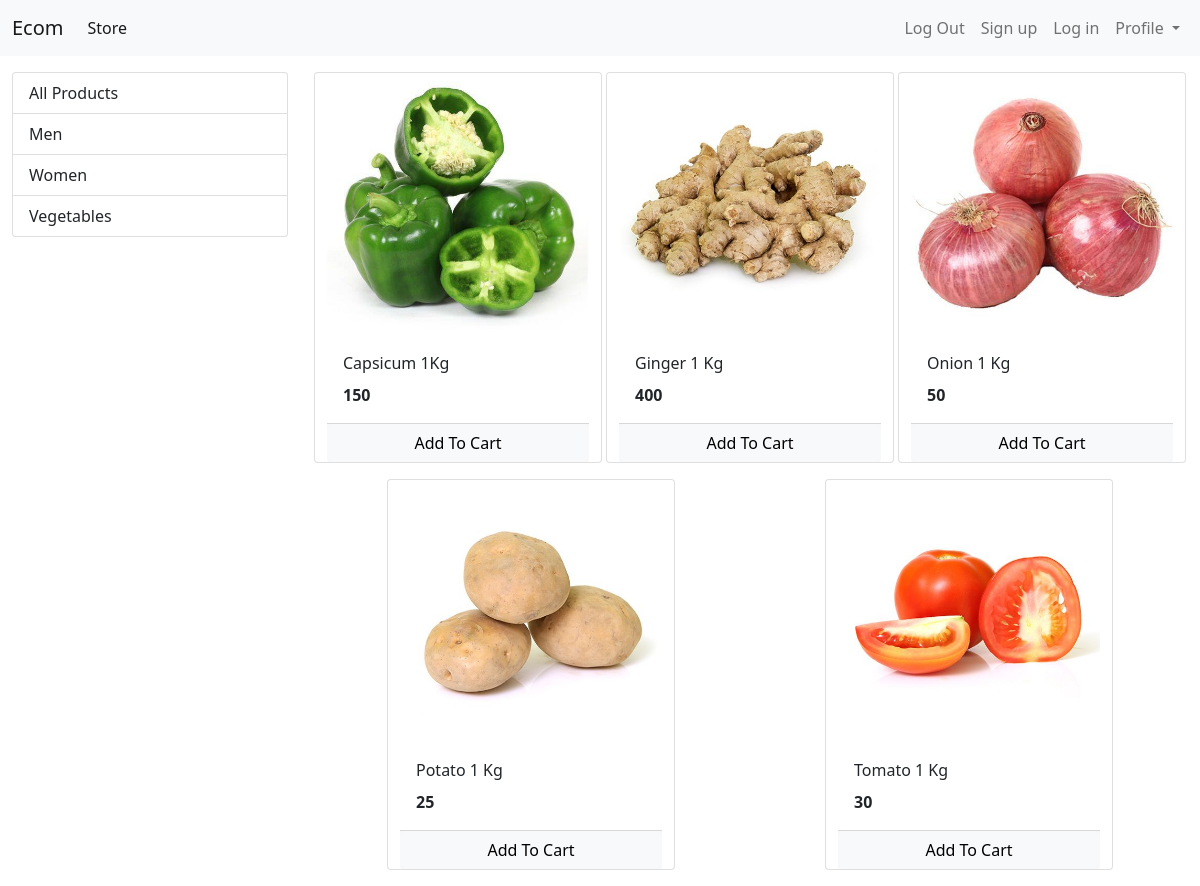
Screenshot of /?category=3 with the database file from the repository.
### store/models/category.py (models this page shows, shortened)
class Category(models.Model):
    name = models.CharField(max_length=20)
    @staticmethod
    def get_all_categories():
        return Category.objects.all()

### store/models/product.py (models this page shows, shortened)
class Product (models.Model):
    name = models.CharField(max_length=50)
    price = models.IntegerField(default=0)
    description = models.CharField(max_length=200, default='', null = True, blank=True)
    image = models.ImageField(upload_to='uploads/products/')
    category = models.ForeignKey(Category, on_delete=models.CASCADE)
    @staticmethod
    def get_products_by_CategoryId(category_Id):
        if category_Id:
            return Product.objects.filter(category = category_Id)
        else:
            return Product.get_all_products()

### store/views/home.py (the view, shortened to what this page needs)
# urls.py: path('', Index.as_view(), name = 'homepage'),
class Index(View):
    def get(self, request):
        cart = request.session.get('cart')
        if not cart:
            request.session['cart'] = {}
        products = None
        categories = Category.get_all_categories()
        categoryID = request.GET.get('category')
        if categoryID:
            products = Product.get_products_by_CategoryId(categoryID)
        else:
            products = Product.get_all_products()
        data = {}
        data['categories'] = categories
        data['products'] = products
        print("You are: ", request.session.get('email'))
        return render(request, 'index.html', data)

### store/templatetags/cart.py (called while the page is built)
@register.filter(name='is_in_cart')
def is_in_cart(product, cart):
    keys = cart.keys()
    for id in keys:
        if int(id) == product.id:
            return True
    return False

### store/templates/index.html (shortened to what this page needs)
{%extends 'base.html'%}
{% block content %}
{% load cart %}
<div class="container-fluid mt-3">
  <div class="row">
    <div class="col-lg-3 mx-auto">
      <div class="list-group">
        <a href="/" class="list-group-item list-group-item-action ">All Products</a>
        {% for category in categories %}
        <a href="/?category={{category.id}}" class="list-group-item list-group-item-action ">{{category.name}}</a>
        {% endfor %}
      </div>
    </div>
		<div id='products' class="col-lg-9 mx-auto">
			<div class="row mx-auto">
				{% for product in products %}
				<div class="card mx-auto mb-3" id={{product.id}} style="width: 18rem;">
					<img class="card-img-top" src="{{product.image.url}}" alt="Card image cap">
					<div class="card-body">
						<p class="card-title">{{product.name}}</p>
						<p class="card-text"><b>{{product.price}}</b></p>
					</div>
					<div class="card-footer p-0 no-gutters">
						{% if product|is_in_cart:request.session.cart %}
						<div class="row no-gutters">
							<form action="/#{{product.id}}" class="col-2 " method="post">
								{% csrf_token %}
								<input hidden type="text" name='product' value='{{product.id}}'>
								<input hidden type="text" name='remove' value='True'>
								<input type="submit" value=" - " class="btn btn-block btn-light border-right">
							</form>
							<div class="text-center col">{{product|cart_quantity:request.session.cart}} in Cart</div>
							<form action="/#{{product.id}}" class="col-2 " method="post">
								{% csrf_token %}
								<input hidden type="text" name='product' value='{{product.id}}'>
								<input type="submit" value=" + " class="btn btn-block btn-light border-left">
							</form>
						</div>
						{% else %}
						<form action="/#{{product.id}}" method="POST" class="btn-block">
							<input type="submit" class="float-right btn btn-light  form-control"
								value="Add To Cart">
						</form>
						{% endif %}
					</div>
				</div>
				{% endfor %}
			</div>
		</div>
	</div>
</div>
{%endblock%}

### rows the page displays
Category: name "Men"
Category: name "Women"
Category: name "Vegetables"
Product: image (picture), name "Capsicum 1Kg", price "150"
Product: image (picture), name "Ginger 1 Kg", price "400"
Product: image (picture), name "Onion 1 Kg", price "50"
Product: image (picture), name "Potato 1 Kg", price "25"
Product: {{ product.id }} 18 (drawn), image (picture), name "Tomato 1 Kg", price "30"
